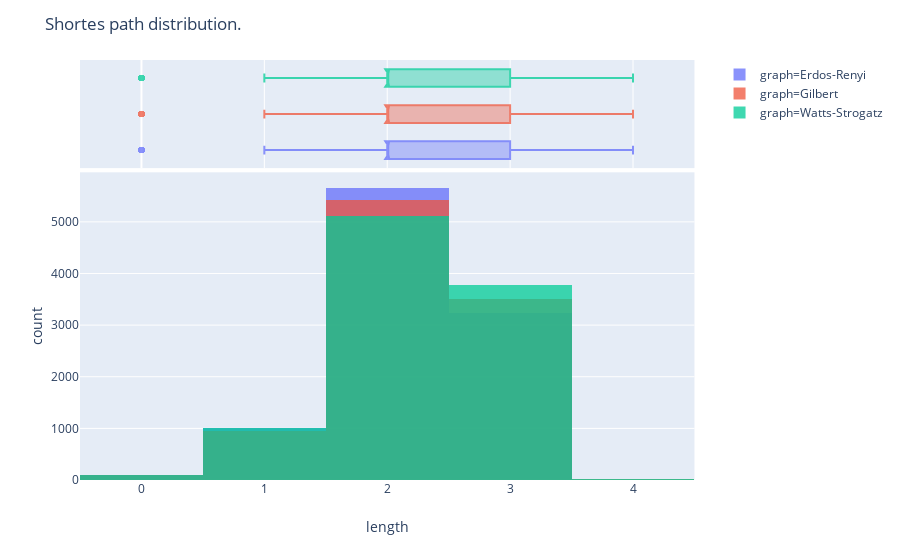

The notebook cell saved with this chart:
### Code cell
ER_sp = pd.DataFrame(
    [dict(length=length, graph="Erdos-Renyi") for length in ER_shortest]
)
Gilb_sp = pd.DataFrame(
    [dict(length=length, graph="Gilbert") for length in Gilb_shortest]
)
WS_sp = pd.DataFrame(
    [dict(length=length, graph="Watts-Strogatz") for length in WS_shortest]
)
short_paths = ER_sp.append([Gilb_sp, WS_sp])
fig = px.histogram(
    short_paths,
    x="length",
    color="graph",
    marginal="box",
)
fig.update_layout(barmode="overlay", title="Shortes path distribution.")
fig.update_traces(opacity=0.75)
fig.show()

### Figure 1 — Plotly figure (JSON) as saved in the notebook; plotly's stock layout.template omitted (floating-point values rounded to 4 significant figures; data arrays with more than 128 entries replaced by an {"elided": "..."} marker saying what was removed)
{"data": [{"alignmentgroup": "True", "bingroup": "x", "hoverlabel": {"namelength": 0}, "hovertemplate": "graph=Erdos-Renyi<br>length=%{x}<br>count=%{y}", "legendgroup": "graph=Erdos-Renyi", "marker": {"color": "#636efa"}, "name": "graph=Erdos-Renyi", "offsetgroup": "graph=Erdos-Renyi", "opacity": 0.75, "orientation": "v", "showlegend": true, "type": "histogram", "x": {"elided": "10000 int values"}, "xaxis": "x", "yaxis": "y"}, {"alignmentgroup": "True", "hoverlabel": {"namelength": 0}, "hovertemplate": "graph=Erdos-Renyi<br>length=%{x}", "legendgroup": "graph=Erdos-Renyi", "marker": {"color": "#636efa"}, "name": "graph=Erdos-Renyi", "notched": true, "offsetgroup": "graph=Erdos-Renyi", "opacity": 0.75, "showlegend": false, "type": "box", "x": {"elided": "10000 int values"}, "xaxis": "x2", "yaxis": "y2"}, {"alignmentgroup": "True", "bingroup": "x", "hoverlabel": {"namelength": 0}, "hovertemplate": "graph=Gilbert<br>length=%{x}<br>count=%{y}", "legendgroup": "graph=Gilbert", "marker": {"color": "#EF553B"}, "name": "graph=Gilbert", "offsetgroup": "graph=Gilbert", "opacity": 0.75, "orientation": "v", "showlegend": true, "type": "histogram", "x": {"elided": "10000 int values"}, "xaxis": "x", "yaxis": "y"}, {"alignmentgroup": "True", "hoverlabel": {"namelength": 0}, "hovertemplate": "graph=Gilbert<br>length=%{x}", "legendgroup": "graph=Gilbert", "marker": {"color": "#EF553B"}, "name": "graph=Gilbert", "notched": true, "offsetgroup": "graph=Gilbert", "opacity": 0.75, "showlegend": false, "type": "box", "x": {"elided": "10000 int values"}, "xaxis": "x2", "yaxis": "y2"}, {"alignmentgroup": "True", "bingroup": "x", "hoverlabel": {"namelength": 0}, "hovertemplate": "graph=Watts-Strogatz<br>length=%{x}<br>count=%{y}", "legendgroup": "graph=Watts-Strogatz", "marker": {"color": "#00cc96"}, "name": "graph=Watts-Strogatz", "offsetgroup": "graph=Watts-Strogatz", "opacity": 0.75, "orientation": "v", "showlegend": true, "type": "histogram", "x": {"elided": "10000 int values"}, "xaxis": "x", "yaxis": "y"}, {"alignmentgroup": "True", "hoverlabel": {"namelength": 0}, "hovertemplate": "graph=Watts-Strogatz<br>length=%{x}", "legendgroup": "graph=Watts-Strogatz", "marker": {"color": "#00cc96"}, "name": "graph=Watts-Strogatz", "notched": true, "offsetgroup": "graph=Watts-Strogatz", "opacity": 0.75, "showlegend": false, "type": "box", "x": {"elided": "10000 int values"}, "xaxis": "x2", "yaxis": "y2"}], "layout": {"autosize": true, "barmode": "overlay", "legend": {"tracegroupgap": 0}, "margin": {"t": 60}, "title": {"text": "Shortes path distribution."}, "xaxis": {"anchor": "y", "autorange": true, "domain": [0, 0.98], "range": [-0.5, 4.5], "title": {"text": "length"}, "type": "linear"}, "xaxis2": {"anchor": "y2", "autorange": true, "domain": [0, 0.98], "matches": "x", "range": [-0.5, 4.5], "showgrid": true, "showticklabels": false, "type": "linear"}, "yaxis": {"anchor": "x", "autorange": true, "domain": [0, 0.7326], "range": [0, 5960], "title": {"text": "count"}}, "yaxis2": {"anchor": "x2", "autorange": true, "domain": [0.7426, 1], "matches": "y2", "range": [-0.5, 2.5], "showgrid": false, "showticklabels": false, "type": "category"}}}
